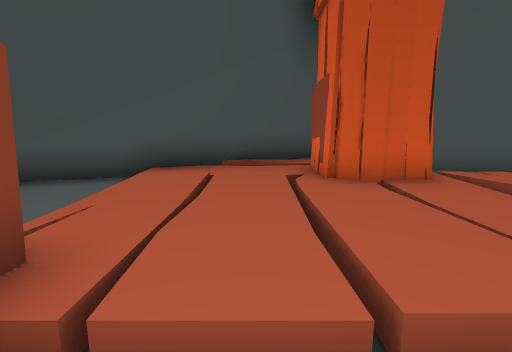
View 1 (above)

14 first-person views from a walk through a Unity game level. The camera is 1.4 m above the floor, tilts 10° down and sees 85° across. The floor is counted in squares, 1 m on a side. Each view is taken from the middle of a square. On the plan, view 1 faces up. The plan holds only what a view shows up to about 14 squares ahead; the rest is blank. The place goes on beyond the plan.

View 2
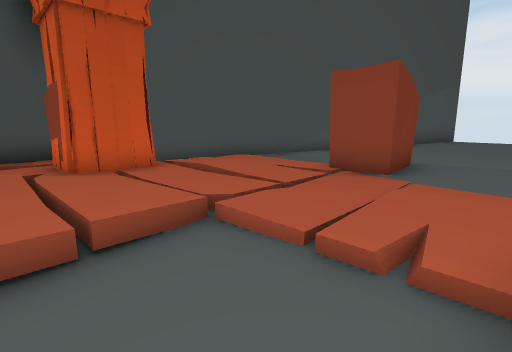

View 3
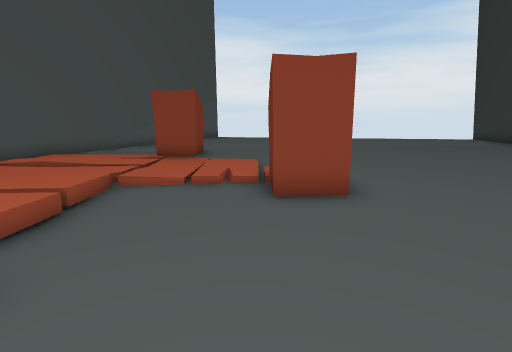

View 4
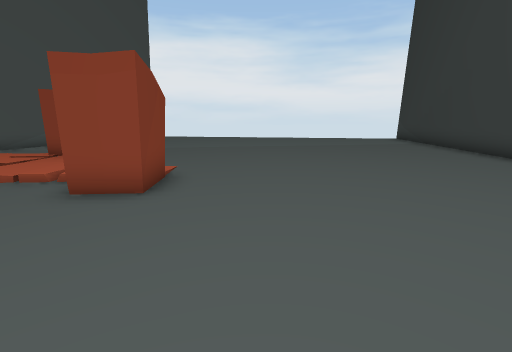

View 5
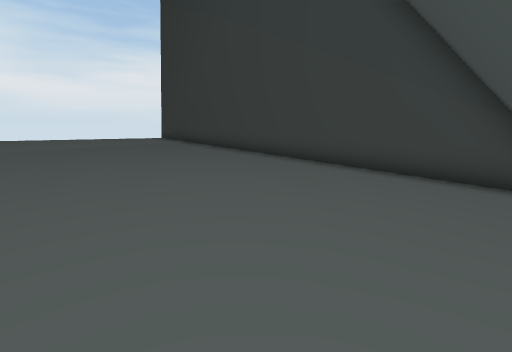

View 6
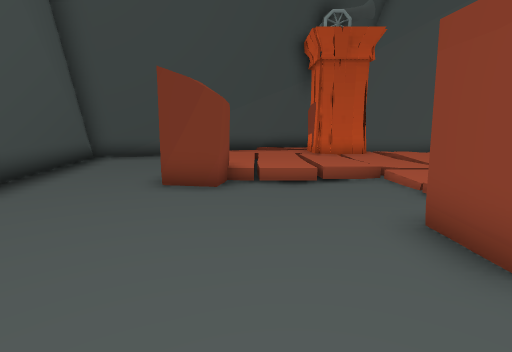

View 7
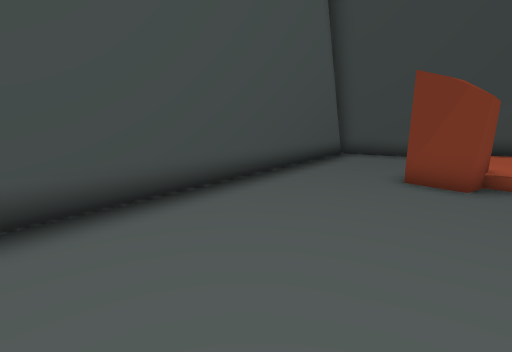

View 8
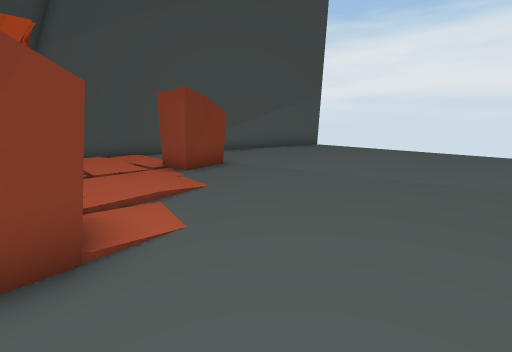

View 9
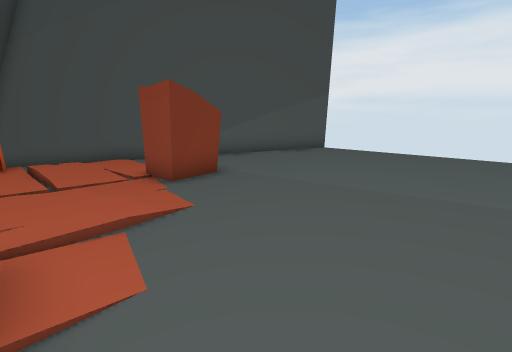

View 10
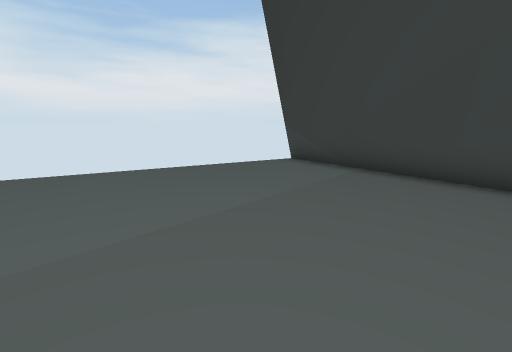

View 11
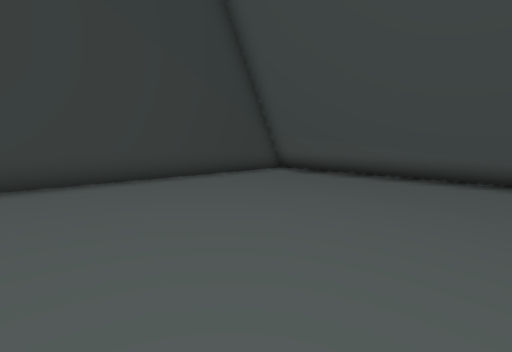

View 12
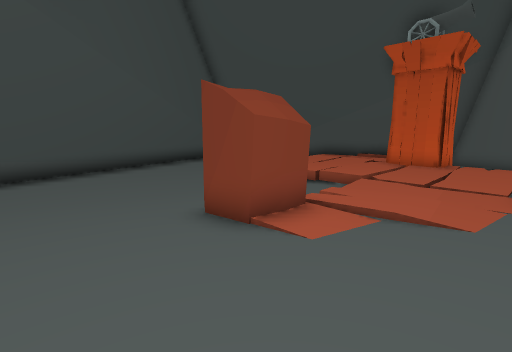

View 13
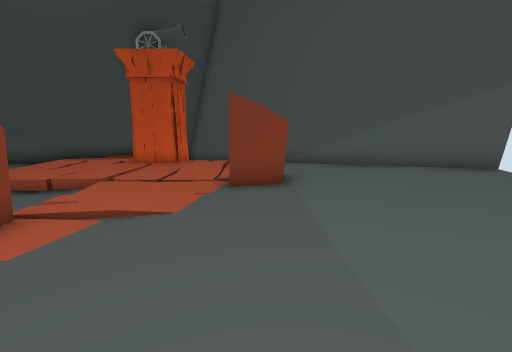

View 14
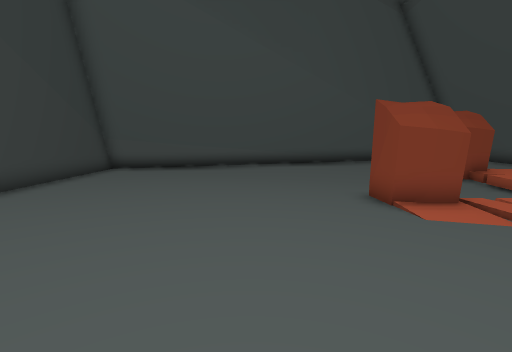

### Floor plan
Key: @ floor where view 1 was taken; # wall or solid block; . main floor; : floor 0.25 m higher than the main floor; - floor 0.25 m lower than the main floor; _ floor 0.5 m lower than the main floor; / step, stairs or slope; O other object.
Columns run from 7 left of view 1 to 14 right of it. Each row starts with its distance up from view 1.
 10           ##
  9        ### ##
  8      ####/  ##
  7    ####--#O  ##
  6  ###-././#O///###
  5 ###---/-/O-/./..##
  4 #---_-/-//-/.....##
  3 #---_-/-/.-/......##
  2 ##-- #/./.-/......:##
  1 ##-_##____//-.#...::##
  0  #-____@_----....::::
 -1  ##______-/......::::
 -2  ##______-//.....:::
 -3   #_____-#/-....::::
 -4   #_____----....::::
 -5   #_____----....::::
 -6   #____----.....:::
 -7   #____----....::::
 -8   #____----....::::
 -9   ##__-----....::::
-10   ##__----.....::::
-11    #__----.....:::
-12    #__----.....:::
-13    #_-----...######
-14    ############

Positions as (right, up) in squares from view 1, and headings:
1: (0, 0), facing up
2: (0, -2), facing up-right
3: (-4, -2), facing right
4: (-4, -6), facing right
5: (-4, -6), facing down-right
6: (-1, -6), facing up
7: (-1, -7), facing up-left
8: (2, -7), facing up-right
9: (3, -6), facing up-right
10: (5, -6), facing down-right
11: (5, -6), facing down-left
12: (6, -7), facing up-left
13: (7, -7), facing up
14: (9, -7), facing left
